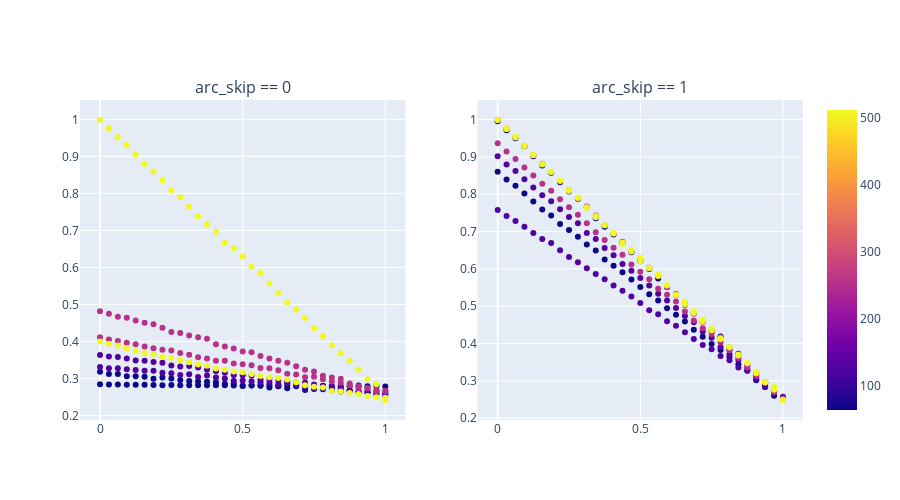

Notebook code cell kept with this figure:
### Code cell
import plotly.express as px
import pandas as pd

hue = "arc_latent_volume"
yplot = "test_Accuracy"
xplot = "swaps"

# extra_info = ["test_file", "arc_features", "train_Accuracy", "valid_Accuracy"]

df0 = df.query("arc_skip == 0")
df1 = df.query("arc_skip == 1")

fig0 = px.scatter(
    df0, x=xplot, y=yplot, color=hue, title="No skip" 
)
fig1 = px.scatter(df1, x=xplot, y=yplot, color=hue, title="Skip")

fig0.update_layout(showlegend=False)  # Oculta la leyenda en el primer gráfico

# Combinar ambos gráficos en subplots
from plotly.subplots import make_subplots
import plotly.graph_objects as go

fig = make_subplots(rows=1, cols=2, subplot_titles=["arc_skip == 0", "arc_skip == 1"])

for trace in fig0.data:
    fig.add_trace(trace, row=1, col=1)

for trace in fig1.data:
    fig.add_trace(trace, row=1, col=2)

fig.update_layout(width=900, height=500, legend_title="Num Params", showlegend=True)

fig.show()

### Figure 1 — Plotly figure (JSON) as saved in the notebook; plotly's stock layout.template omitted (floating-point values rounded to 4 significant figures; data arrays with more than 128 entries replaced by an {"elided": "..."} marker saying what was removed)
{"data": [{"hovertemplate": "swaps=%{x}<br>test_Accuracy=%{y}<br>arc_latent_volume=%{marker.color}<extra></extra>", "legendgroup": "", "marker": {"color": {"elided": "272 int values"}, "coloraxis": "coloraxis", "symbol": "circle"}, "mode": "markers", "name": "", "orientation": "v", "showlegend": false, "type": "scatter", "x": {"elided": "272 float values"}, "xaxis": "x", "y": {"elided": "272 float values"}, "yaxis": "y"}, {"hovertemplate": "swaps=%{x}<br>test_Accuracy=%{y}<br>arc_latent_volume=%{marker.color}<extra></extra>", "legendgroup": "", "marker": {"color": {"elided": "272 int values"}, "coloraxis": "coloraxis", "symbol": "circle"}, "mode": "markers", "name": "", "orientation": "v", "showlegend": false, "type": "scatter", "x": {"elided": "272 float values"}, "xaxis": "x2", "y": {"elided": "272 float values"}, "yaxis": "y2"}], "layout": {"annotations": [{"font": {"size": 16}, "showarrow": false, "text": "arc_skip == 0", "x": 0.225, "xanchor": "center", "xref": "paper", "y": 1, "yanchor": "bottom", "yref": "paper"}, {"font": {"size": 16}, "showarrow": false, "text": "arc_skip == 1", "x": 0.775, "xanchor": "center", "xref": "paper", "y": 1, "yanchor": "bottom", "yref": "paper"}], "height": 500, "legend": {"title": {"text": "Num Params"}}, "showlegend": true, "width": 900, "xaxis": {"anchor": "y", "domain": [0, 0.45]}, "xaxis2": {"anchor": "y2", "domain": [0.55, 1]}, "yaxis": {"anchor": "x", "domain": [0, 1]}, "yaxis2": {"anchor": "x2", "domain": [0, 1]}}}
